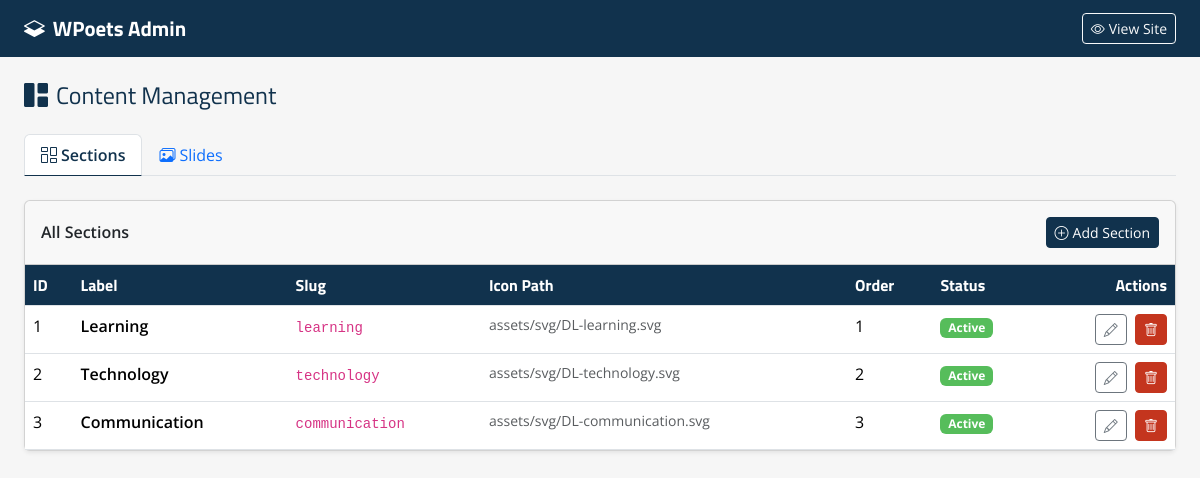
The app's page /admin/index.php with its own data.
### tables this page shows
CREATE TABLE IF NOT EXISTS `sections` (
  `id` int UNSIGNED NOT NULL AUTO_INCREMENT,
  `slug` varchar(100) NOT NULL,
  `label` varchar(150) NOT NULL,
  `icon_path` varchar(255) NOT NULL DEFAULT '',
  `sort_order` tinyint UNSIGNED NOT NULL DEFAULT '0',
  `is_active` tinyint(1) NOT NULL DEFAULT '1',
  `created_at` datetime NOT NULL DEFAULT CURRENT_TIMESTAMP,
  `updated_at` datetime NOT NULL DEFAULT CURRENT_TIMESTAMP ON UPDATE CURRENT_TIMESTAMP,
  PRIMARY KEY (`id`),
  UNIQUE KEY `slug` (`slug`),
  KEY `idx_sections_sort` (`sort_order`),
  KEY `idx_sections_active` (`is_active`)
);

### models/SectionModel.php (called while the page is built, shortened)
<?php
class SectionModel
{
    private mysqli $db;
    public function __construct(mysqli $db)
    {
        $this->db = $db;
    }
    public function getAllAdmin(): array
    {
        $sql = "SELECT * FROM sections ORDER BY sort_order ASC";
        $res = $this->db->query($sql);
        return $res ? $res->fetch_all(MYSQLI_ASSOC) : [];
    }
}

### admin/index.php (the view, shortened to what this page needs)
<?php
require_once __DIR__ . '/../includes/db.php';
require_once __DIR__ . '/../models/SectionModel.php';
$sectionModel = new SectionModel($db);
$sections = $sectionModel->getAllAdmin();
?>
<!DOCTYPE html>
<html lang="en">
<head>
    <link href="https://cdn.jsdelivr.net/npm/bootstrap@5.3.3/dist/css/bootstrap.min.css" rel="stylesheet">
    <link href="https://cdn.jsdelivr.net/npm/bootstrap-icons@1.11.3/font/bootstrap-icons.css" rel="stylesheet">
</head>
<body>
    <nav class="navbar navbar-expand-lg">
        <div class="container-fluid px-4">
            <a class="navbar-brand" href="#">
                <i class="bi bi-layers-half me-2"></i>WPoets Admin
            </a>
            <div class="ms-auto">
                <a href="../index.php" class="btn btn-outline-light btn-sm">
                    <i class="bi bi-eye me-1"></i>View Site
                </a>
            </div>
        </div>
    </nav>
    <div class="toast-container position-fixed top-0 end-0 p-3">
    </div>
    <div class="container-fluid px-4 py-4">
        <div class="d-flex align-items-center justify-content-between mb-4">
            <h4 class="mb-0" style="color:var(--brand-secondary)">
                <i class="bi bi-grid-1x2-fill me-2"></i>Content Management
            </h4>
        </div>
        <ul class="nav nav-tabs mb-4" id="adminTabs">
            <li class="nav-item">
                <button class="nav-link active" data-bs-toggle="tab" data-bs-target="#sectionsTab">
                    <i class="bi bi-columns-gap me-1"></i>Sections
                </button>
            </li>
            <li class="nav-item">
                <button class="nav-link" data-bs-toggle="tab" data-bs-target="#slidesTab">
                    <i class="bi bi-images me-1"></i>Slides
                </button>
            </li>
        </ul>
        <div class="tab-content">
            <div class="tab-pane fade show active" id="sectionsTab">
                <div class="card shadow-sm">
                    <div class="card-header d-flex align-items-center justify-content-between py-3">
                        <span class="fw-semibold">All Sections</span>
                        <button class="btn btn-primary btn-sm" id="btnAddSection">
                            <i class="bi bi-plus-circle me-1"></i>Add Section
                        </button>
                    </div>
                    <div class="card-body p-0">
                        <div class="table-responsive">
                            <table class="table table-hover mb-0" id="sectionsTable">
                                <thead>
                                    <tr>
                                        <th>ID</th>
                                        <th>Label</th>
                                        <th>Slug</th>
                                        <th>Icon Path</th>
                                        <th>Order</th>
                                        <th>Status</th>
                                        <th class="text-end">Actions</th>
                                    </tr>
                                </thead>
                                <tbody>
                                    <?php foreach ($sections as $s): ?>
                                        <tr data-id="<?= (int) $s['id'] ?>">
                                            <td><?= (int) $s['id'] ?></td>
                                            <td class="fw-semibold"><?= htmlspecialchars($s['label']) ?></td>
                                            <td><code><?= htmlspecialchars($s['slug']) ?></code></td>
                                            <td class="text-muted small"><?= htmlspecialchars($s['icon_path']) ?></td>
                                            <td><?= (int) $s['sort_order'] ?></td>
                                            <td>
                                                <span class="badge <?= $s['is_active'] ? 'badge-active' : 'badge-inactive' ?>">
                                                    <?= $s['is_active'] ? 'Active' : 'Inactive' ?>
                                                </span>
                                            </td>
                                            <td class="text-end">
                                                <button class="btn btn-sm btn-outline-secondary btn-edit-section me-1"
                                                    data-id="<?= (int) $s['id'] ?>">
                                                    <i class="bi bi-pencil"></i>
                                                </button>
                                                <button class="btn btn-sm btn-danger btn-delete-section"
                                                    data-id="<?= (int) $s['id'] ?>"
                                                    data-label="<?= htmlspecialchars($s['label']) ?>">
                                                    <i class="bi bi-trash"></i>
                                                </button>
                                            </td>
                                        </tr>
                                    <?php endforeach; ?>
                                </tbody>
                            </table>
                        </div>
                    </div>
                </div>
            </div>
        </div>
    </div>
</body>
</html>

### admin/index.php (style rules this page uses)
:root { --brand-primary: #c4351e; --brand-secondary: #11324d; --brand-fourth: #64b4c8; }
body { font-family: 'Open Sans', sans-serif; background: #f6f6f6; }
.navbar-brand, h1, h2, h3, h4, h5, .modal-title { font-family: 'Titillium Web', sans-serif; }
.navbar { background: var(--brand-secondary) !important; }
.navbar-brand { color: #fff !important; font-size: 1.3rem; font-weight: 700; }
.nav-tabs .nav-link.active { color: var(--brand-secondary); border-bottom-color: var(--brand-secondary); font-weight: 600; }
.btn-primary { background: var(--brand-secondary); border-color: var(--brand-secondary); }
.btn-danger { background: var(--brand-primary); border-color: var(--brand-primary); }
.badge-active { background: #56bd5b; }
.table thead th { background: var(--brand-secondary); color: #fff; font-family: 'Titillium Web', sans-serif; }
.toast-container { z-index: 1100; }

### records on screen
sections: id "1", label "Learning", slug "learning", icon_path "assets/svg/DL-learning.svg", sort_order "1", is_active "Active"
sections: id "2", label "Technology", slug "technology", icon_path "assets/svg/DL-technology.svg", sort_order "2", is_active "Active"
sections: id "3", label "Communication", slug "communication", icon_path "assets/svg/DL-communication.svg", sort_order "3", is_active "Active"
